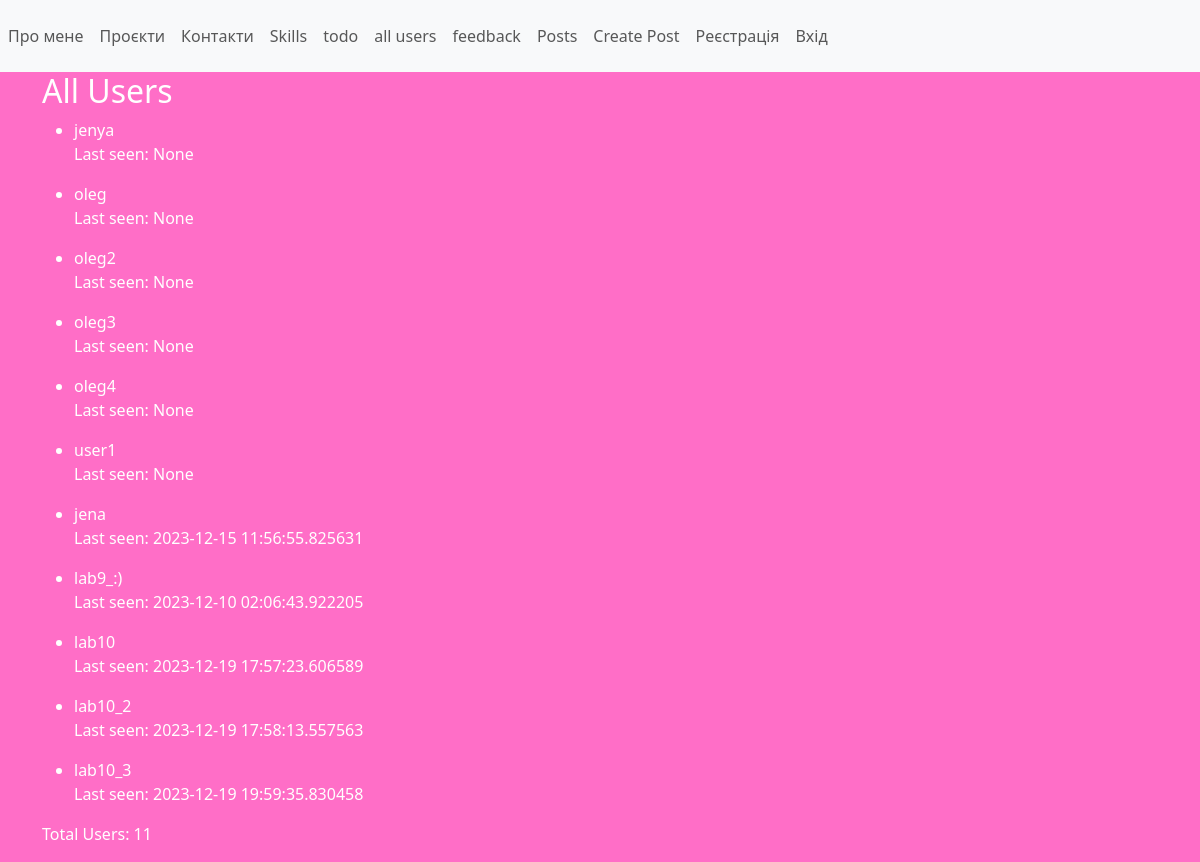
/users, run on an earlier commit of the app's database.
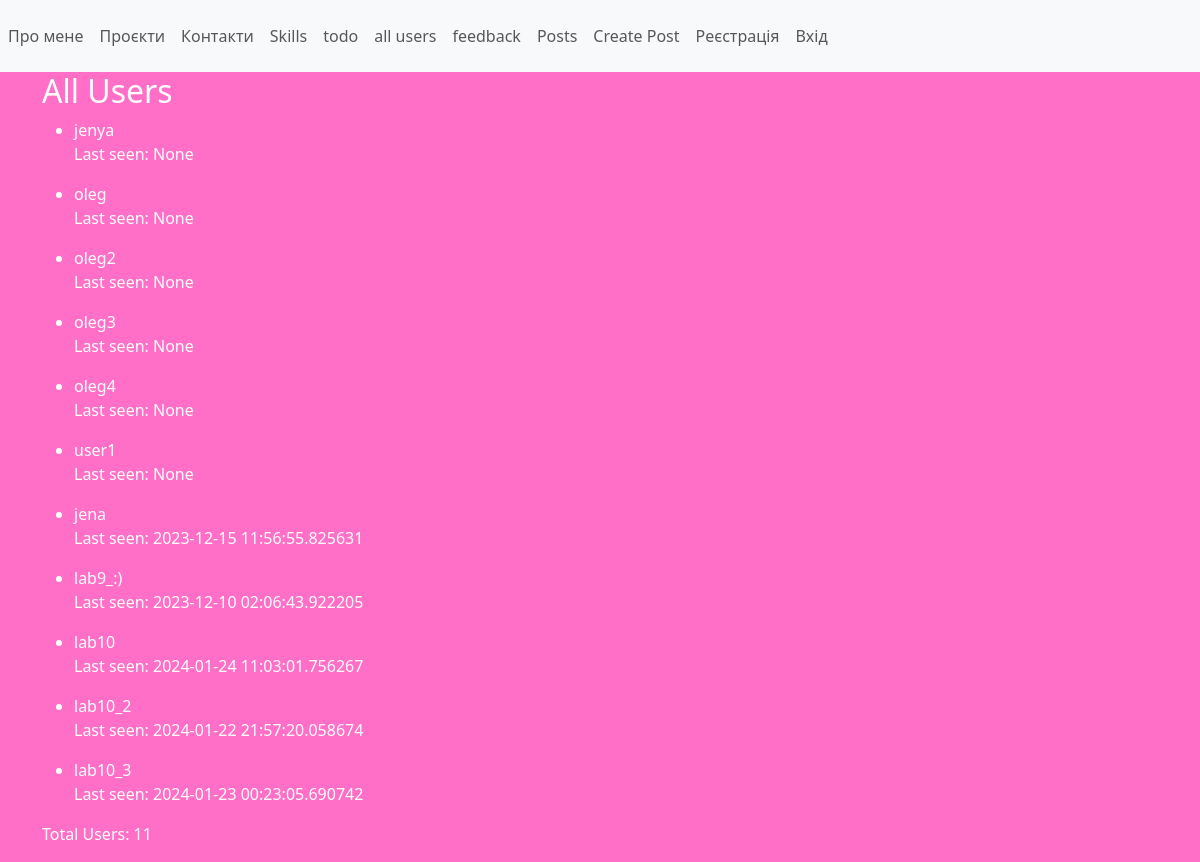
And on a later commit of the database.
### app/models.py (models this page shows, shortened)
class User(UserMixin, db.Model):
    id = db.Column(db.Integer, primary_key=True)
    username = db.Column(db.String(50), unique=True, nullable=False)
    email = db.Column(db.String(120), unique=True, nullable=False)
    password_hash = db.Column(db.String(128), nullable=False)
    image_file = db.Column(db.String(20), server_default='default.jpg', nullable=False)
    about_me = db.Column(db.String(140))
    last_seen = db.Column(db.DateTime, default=datetime.utcnow)

### app/accounting/views.py (the view)
@accounting_bp.route('/users')
def users():
    users = User.query.all()
    return render_template('users.html', users=users, navigation=navigation)

### app/accounting/views.py (called while the page is built)
@accounting_bp.after_request
def after_request(response):
    if current_user.is_authenticated:
        current_user.last_seen = datetime.now()
        try:
            db.session.commit()
        except:
            flash('Error while updating user last seen!', 'danger')
    return response

### app/accounting/templates/users.html
{% extends "base.html" %}
{% block content %}
<h2>All Users</h2>
{% if users %}
<ul>
    {% for user in users %}
    <li>{{ user.username }}</li>
    <p>Last seen: {{ user.last_seen }}</p>
    {% endfor %}
</ul>
<p>Total Users: {{ users|length }}</p>
{% else %}
<p>No registered users.</p>
{% endif %}
{% endblock %}

What changed in the data, as far as the page shows it:
changed User "lab10": last_seen "2023-12-19 17:57:23.606589" → "2024-01-24 11:03:01.756267"
changed User "lab10_2": last_seen "2023-12-19 17:58:13.557563" → "2024-01-22 21:57:20.058674"
changed User "lab10_3": last_seen "2023-12-19 19:59:35.830458" → "2024-01-23 00:23:05.690742"
